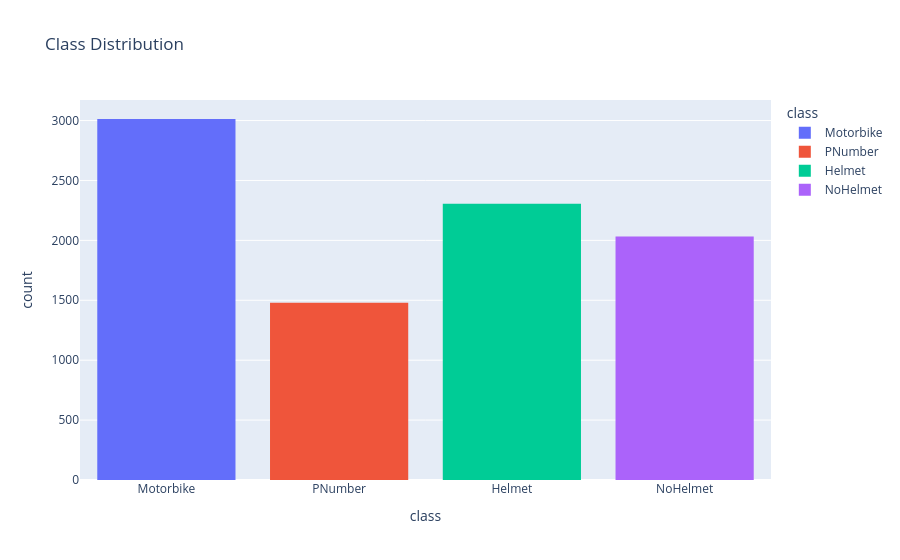

This figure's notebook cell:
### Code cell
fig = px.histogram(df, x="class", title="Class Distribution", color="class")
fig.show()

### Figure 1 — Plotly figure (JSON) as saved in the notebook; plotly's stock layout.template omitted (floating-point values rounded to 4 significant figures; data arrays with more than 128 entries replaced by an {"elided": "..."} marker saying what was removed)
{"data": [{"bingroup": "x", "hovertemplate": "class=%{x}<br>count=%{y}<extra></extra>", "legendgroup": "Motorbike", "marker": {"color": "#636efa", "pattern": {"shape": ""}}, "name": "Motorbike", "orientation": "v", "showlegend": true, "type": "histogram", "x": {"elided": "3013 str values"}, "xaxis": "x", "yaxis": "y"}, {"bingroup": "x", "hovertemplate": "class=%{x}<br>count=%{y}<extra></extra>", "legendgroup": "PNumber", "marker": {"color": "#EF553B", "pattern": {"shape": ""}}, "name": "PNumber", "orientation": "v", "showlegend": true, "type": "histogram", "x": {"elided": "1480 str values"}, "xaxis": "x", "yaxis": "y"}, {"bingroup": "x", "hovertemplate": "class=%{x}<br>count=%{y}<extra></extra>", "legendgroup": "Helmet", "marker": {"color": "#00cc96", "pattern": {"shape": ""}}, "name": "Helmet", "orientation": "v", "showlegend": true, "type": "histogram", "x": {"elided": "2306 str values"}, "xaxis": "x", "yaxis": "y"}, {"bingroup": "x", "hovertemplate": "class=%{x}<br>count=%{y}<extra></extra>", "legendgroup": "NoHelmet", "marker": {"color": "#ab63fa", "pattern": {"shape": ""}}, "name": "NoHelmet", "orientation": "v", "showlegend": true, "type": "histogram", "x": {"elided": "2033 str values"}, "xaxis": "x", "yaxis": "y"}], "layout": {"barmode": "relative", "legend": {"title": {"text": "class"}, "tracegroupgap": 0}, "title": {"text": "Class Distribution"}, "xaxis": {"anchor": "y", "categoryarray": ["Motorbike", "PNumber", "Helmet", "NoHelmet"], "categoryorder": "array", "domain": [0, 1], "title": {"text": "class"}}, "yaxis": {"anchor": "x", "domain": [0, 1], "title": {"text": "count"}}}}
